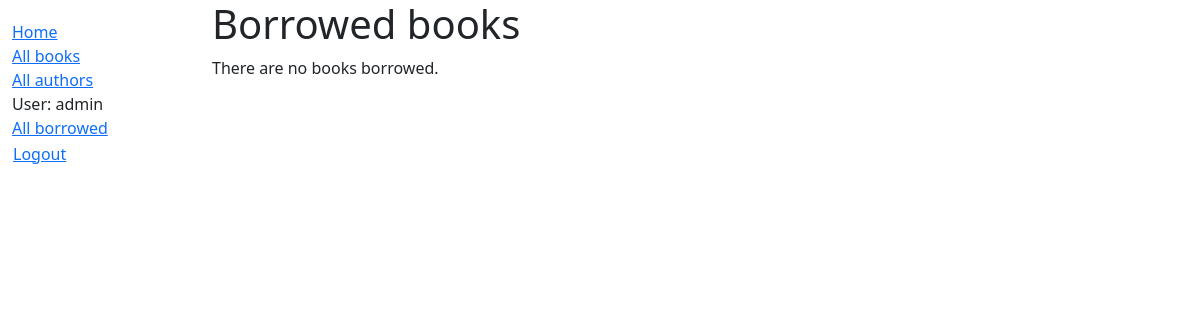
Before: /catalog/mybooks/ (signed in) with the older database file.
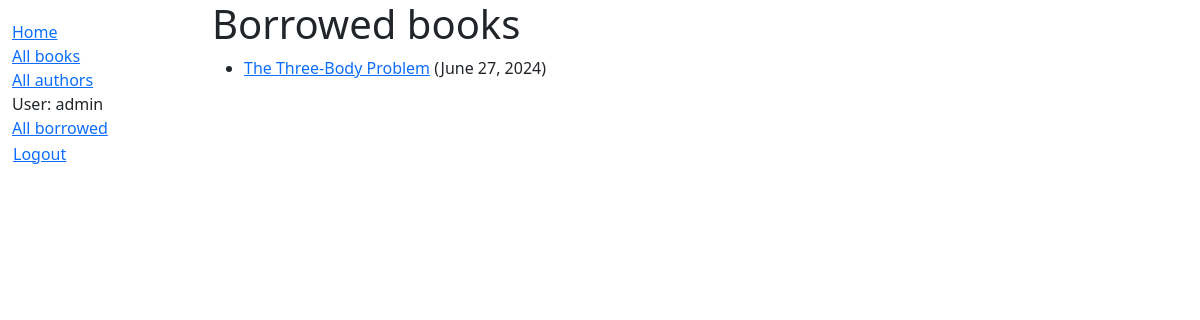
After: the same page with the newer database file.
### catalog/models.py (models this page shows, shortened)
class BookInstance(models.Model):
    id = models.UUIDField(primary_key=True, default=uuid.uuid4,
                          help_text="Unique ID for this particular book across whole library")
    book = models.ForeignKey('Book', on_delete=models.RESTRICT, null=True)
    imprint = models.CharField(max_length=200)
    due_back = models.DateField(null=True, blank=True)
    LOAN_STATUS = (
        ('m', 'Maintenance'),
        ('o', 'On loan'),
        ('a', 'Available'),
        ('r', 'Reserved'),
    )
    status = models.CharField(
        max_length=1,
        choices=LOAN_STATUS,
        blank=True,
        default='m',
        help_text='Book availability',
    )
    borrower = models.ForeignKey(
        settings.AUTH_USER_MODEL,
        on_delete=models.SET_NULL,
        null=True,
        blank=True,
    )
    class Meta:
        ordering = ['due_back']
        permissions = (('can_mark_returned', 'Set book as returned'),)
    @property
    def is_overdue(self):
        return bool(self.due_back and date.today() > self.due_back)

class Book(models.Model):
    title = models.CharField(max_length=200)
    author = models.ForeignKey('Author', on_delete=models.RESTRICT, null=True)
    summary = models.TextField(
        max_length=1000, help_text="Enter a brief description of the book")
    isbn = models.CharField('ISBN', max_length=13,
        unique=True,
        help_text='13 Character <a href="https://www.isbn-international.org/content/what-isbn'
            '">ISBN number</a>')
    genre = models.ManyToManyField(
        Genre, help_text="Select a genre for this book")
    language = models.ForeignKey('Language', on_delete=models.SET_NULL, null=True)
    def display_genre(self):
        """Create a string for the Genre. This is required to display genre in Admin."""
        return ', '.join(genre.name for genre in self.genre.all()[:3])
    display_genre.short_description = 'Genre'

### catalog/views.py (the view)
# urls.py: path('mybooks/', views.LoanedBooksByUserListView.as_view(), name='my-borrowed')
class LoanedBooksByUserListView(LoginRequiredMixin, generic.ListView):
	model = BookInstance
	template_name = 'catalog/bookinstance_list_borrowed_user.html'
	paginate_by = 10
	def get_queryset(self):
		return (
			BookInstance.objects.filter(
				borrower=self.request.user,
			).filter(status__exact='o')
			.order_by('due_back')
		)

### catalog/templates/catalog/bookinstance_list_borrowed_user.html
{% extends 'base_generic.html' %}
{% block content %}
    <h1>Borrowed books</h1>
    {% if bookinstance_list %}
        <ul>
            {% for bookinst in bookinstance_list %}
                <li class="{% if bookinst.is_overdue %}text-danger{% endif %}">
                    <a href="{% url 'book-detail' bookinst.book.pk %}">{{ bookinst.book.title }}</a> ({{ bookinst.due_back }})
                </li>
            {% endfor %}
        </ul>
    {% else %}
        <p>There are no books borrowed.</p>
    {% endif %}
{% endblock %}

### catalog/templates/base_generic.html (shortened to what this page needs)
<!DOCTYPE html>
<html lang="en">
	<head>
		<link href="https://cdn.jsdelivr.net/npm/bootstrap@5.3.3/dist/css/bootstrap.min.css" rel="stylesheet">
		{% load static %}
		<link rel="stylesheet" href="{% static 'css/styles.css' %}" />
	</head>
	<body>
		<div class="container-fluid">
			<div class="row">
				<div class="col-sm-2">
					{% block sidebar %}
						<ul class="sidebar-nav">
							<li><a href="{% url 'index' %}">Home</a></li>
							<li><a href="{% url 'books' %}">All books</a></li>
							<li><a href="{% url 'authors' %}">All authors</a></li>
						   {% if user.is_authenticated %}
							 <li>User: {{ user.get_username }}</li>
							 {% if perms.catalog.can_mark_returned %}
							 	<li><a href="{% url 'borrowed' %}">All borrowed</a></li>
							 {% else %}
							 	<li><a href="{% url 'my-borrowed' %}">My borrowed</a></li>
							 {% endif %}
							 <li>
							   <form id="logout-form" method="post" action="{% url 'logout' %}">
								 <button type="submit" class="btn btn-link">Logout</button>
							   </form>
							 </li>
						   {% else %}
							 <li><a href="{% url 'login' %}?next={{ request.path }}">Login</a></li>
						   {% endif %}
						  </ul>
					{% endblock %}
				</div>
				<div class="col-sm-10 ">{% block content %}{% endblock %}
				</div>
			</div>
		</div>
	</body>
</html>

### catalog/static/css/styles.css (style rules this page uses)
.sidebar-nav { margin-top: 20px; padding: 0; list-style: none; }
#logout-form { display: inline; }
#logout-form button { padding: 0; margin: 0; }

Changed rows visible on the page:
added BookInstance: book "The Three-Body Problem", due_back "June 27, 2024"
Other visible differences:
text no longer shown: "There are no books borrowed."
